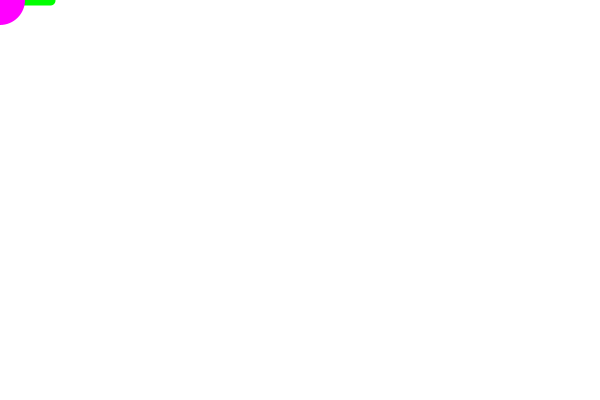
Frame 1 (no input)
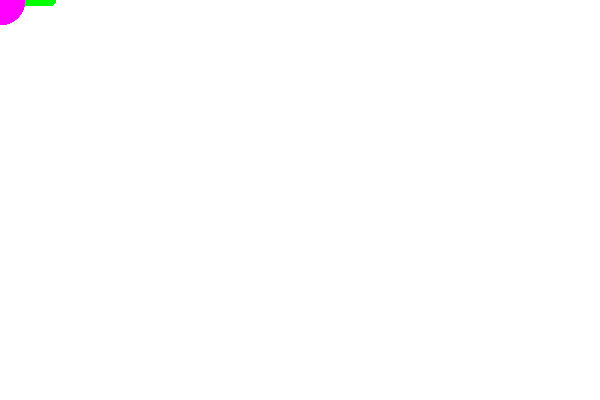
Frame 60 (the mouse pressed at the canvas centre just before this capture)
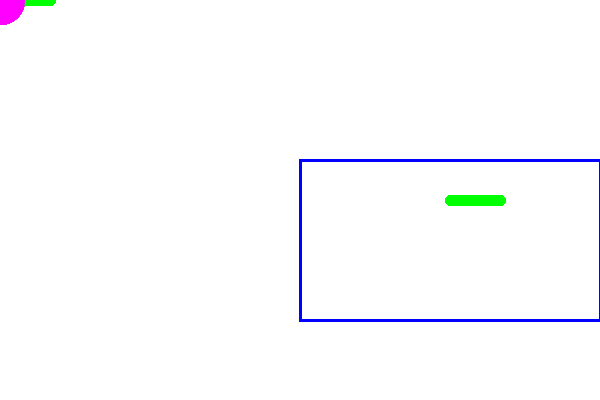
Frame 120 (the mouse held since frame 60 and released just before this capture)

The Processing sketch that drew these frames (run headless with seeded random() and noise(); from frame 60 on, the mouse is pressed at the canvas centre):

// Processing sketch: sketch_pollock_practice
// ── sketch_pollock_practice.pde
void setup() {
  size(600, 400);
  pixelDensity(2);
  background(255);
}

void draw() {
  //stamp(100, 50);
  //stamp(200, 100);
  //stamp(100, 300);
  //stamp(20, 10);
  //stamp(400, 50);
  //stamp(-100, -77);
  //stamp(-130, -300);
  
  //float randX = random(width);
  //float randY = random(height);
  //stamp(randX, randY);
  
  stamp(mouseX, mouseY);
}

void blueRect(float x, float y) {
  stroke(0, 0, 255);
  strokeWeight(3);
  noFill();
  rect(x, y, x, y);
}

void greenLine(float x, float y) {
  strokeWeight(10);
  stroke(0, 255, 0);
  line(x, y, x + 50, y);
}

void purpleCircle(float x, float y) {
  noStroke();
  fill(255, 0 , 255);
  ellipse(x, y, 50, 50);
}

void stamp(float x, float y) {
  greenLine(x * 1.5, y);
  blueRect(x, y * 0.8);
  purpleCircle(x * 2, y * 3);
}
